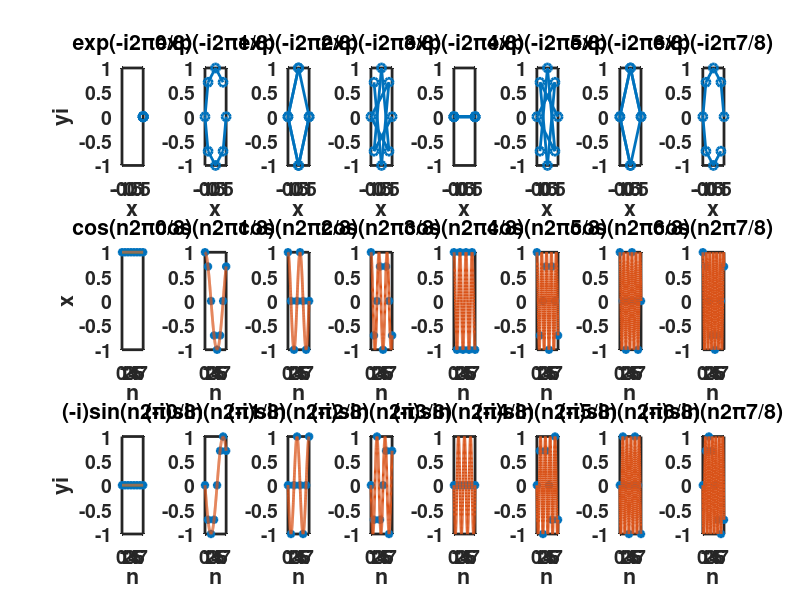
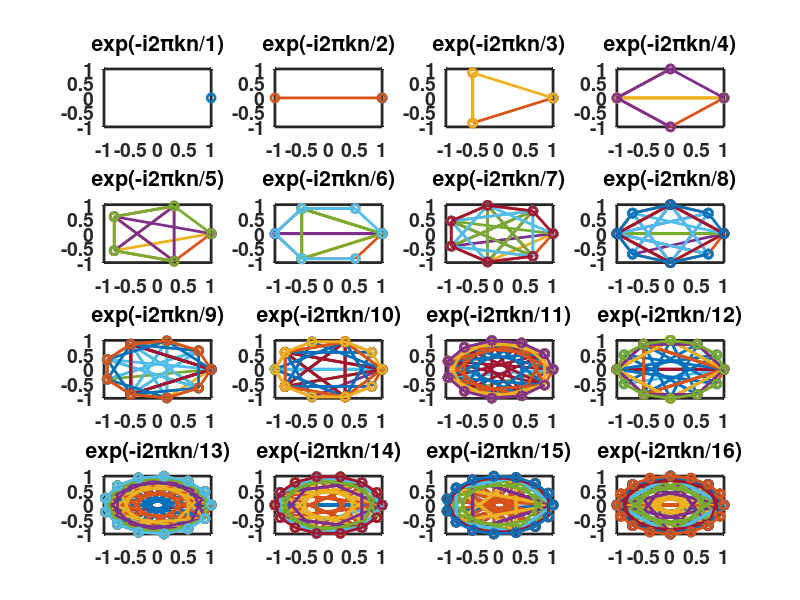

Here is the MATLAB script that generated these plots, in order:
function [] = ImageFourier( N )
%ImageFourier plots the N harmonics of the complex
%exponential as well as the corresponding real cosine
%and imaginary sine components
%ImageFourier plots the complex exp(-i*2*pi/N) 
%for N = 1,...,16
%

close all
clc
set(0,'defaultaxeslinewidth',2); set(0,'defaultlinelinewidth',2);
set(0,'defaultaxesFontWeight','bold');set(0,'defaulttextFontWeight','bold') 
set(0,'defaultaxesfontsize',14); set(0,'defaulttextfontsize',14);

if (nargin ==0)
    N=8;
end
w=exp(-i*2*pi/N)
m=0:N-1;
mm=m'*m;
W=w.^(m'*m)%+1e-15*i
W(:,1)=W(:,1)+1e-15*i
for k=1:N
    subplot (3,N,k); plot (W(:,k),'-o')
    ylim([-1 1]);  xlim([-1 1]);
    if (k==1)
    ylabel('yi');
    end
    xlabel ('x');
    kstr=num2str(k-1);
    Nstr=num2str(N);
    tstr=['exp(-i2\pi' kstr '/' Nstr ')'];
    title(tstr);

    subplot (3,N,k+N);
    t=0:.01:N-1;
    plot (m,real(W(:,k)),'*',t,cos(2*pi*(k-1)/N.*t)); %hold on;
    tstr=['cos(n2\pi' kstr '/' Nstr ')'];
    title(tstr); xlabel ('n'); axis tight
    ylim([-1 1])
    if (k==1)
    ylabel('x');
    end

    subplot (3,N,k+2*N);
    plot (m,imag(W(:,k)),'*',t,-sin(2*pi*(k-1)/N.*t)); %hold on;
    tstr=['(-i)sin(n2\pi' kstr '/' Nstr ')'];
    title(tstr);xlabel ('n'); axis tight
    ylim([-1 1])
    if (k==1)
    ylabel('yi');
    end   
end

figure
for N=1:16
    w=exp(-i*2*pi/N);
    m=0:N-1;
    mm=m'*m;
    W=w.^(m'*m);
    if (N==1)
        W=W+1e-15*i;
    end
    %W=fft(eye(N));
    subplot (4,4,N);plot (W,'-o'); 
    ylim([-1 1]); xlim([-1 1])
    Nstr=num2str(N);Tstr=['exp(-i2\pikn/' Nstr ')'];
    title (Tstr);
end
end
